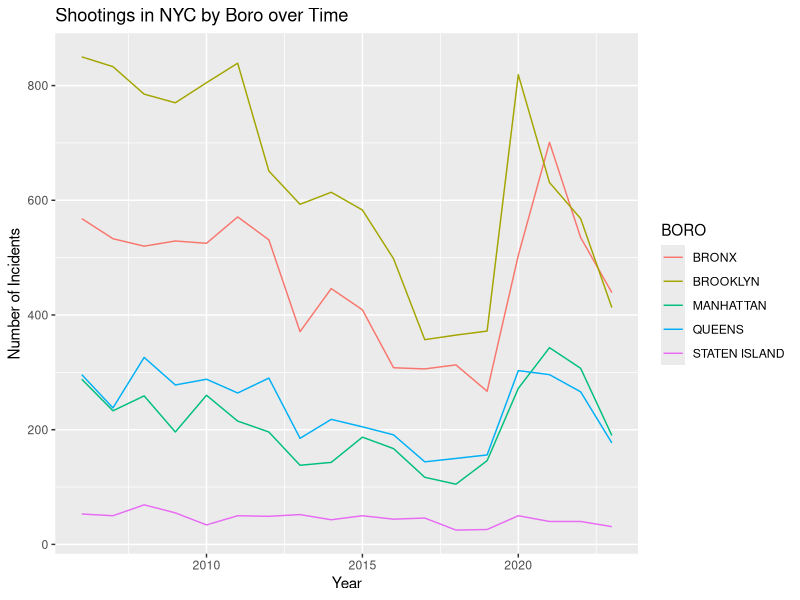
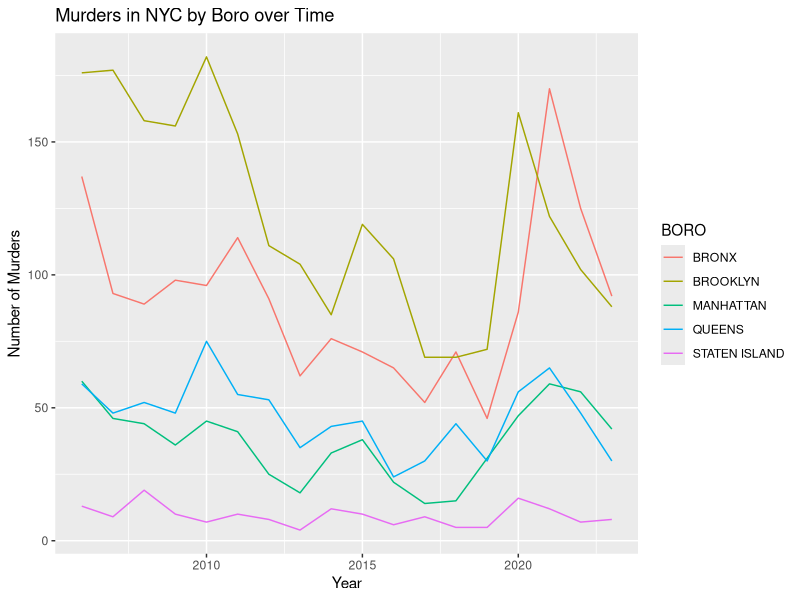
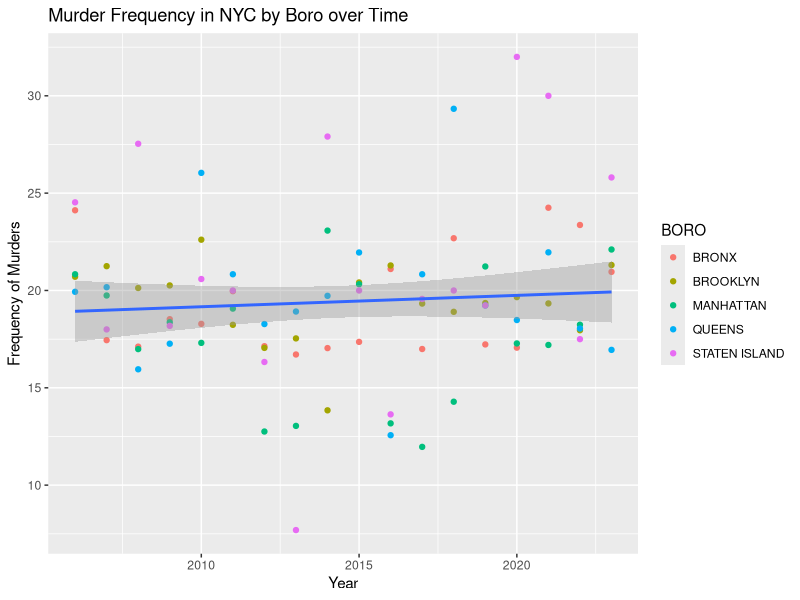

Write R code to recreate these figures, in order.
## ---- chunk 1
library(dplyr)
library(tidyr)
library(ggplot2)
library(lubridate)
## ---- chunk 2
NYPD_Shootings_Data <- read.csv("data/NYPD_Shootings_Data_Cleaned.csv")

boro_shootings <- NYPD_Shootings_Data %>%
  group_by(YEAR = year(OCCUR_DATE), BORO) %>%
  summarise(INCIDENTS = n(), .groups = "drop")

boro_totals_plot <- ggplot(boro_shootings,
                           aes(x = YEAR,
                               y = INCIDENTS,
                               color = BORO))+ 
                           geom_line()+
                           labs(title = "Shootings in NYC by Boro over Time",
                                x = "Year",
                                y = "Number of Incidents")
boro_totals_plot
## ---- chunk 3
NYC_Murders <- filter(NYPD_Shootings_Data, STATISTICAL_MURDER_FLAG == TRUE)
boro_murders <- NYC_Murders %>%
  group_by(YEAR = year(OCCUR_DATE), BORO) %>%
  summarise(MURDERS = n(), .groups = "drop")

boro_murders_plot <- ggplot(boro_murders,
                            aes(x = YEAR,
                                y = MURDERS,
                                color = BORO))+
                      geom_line()+
                      labs(title = "Murders in NYC by Boro over Time",
                           x = "Year",
                           y = "Number of Murders")
boro_murders_plot
## ---- chunk 4
boro_murders$INCIDENTS <- boro_shootings$INCIDENTS
boro_murders$MURDER_FREQUENCY <- (boro_murders$MURDERS/boro_murders$INCIDENTS)*100

boro_murder_freq_plot <- ggplot(boro_murders,
                            aes(x = YEAR,
                                y = MURDER_FREQUENCY))+
geom_point(aes(color = BORO))+
labs(title = "Murder Frequency in NYC by Boro over Time",
     x = "Year",
     y = "Frequency of Murders")+
geom_smooth(method = "lm",formula = 'y ~ x', se = TRUE)

boro_murder_freq_plot
